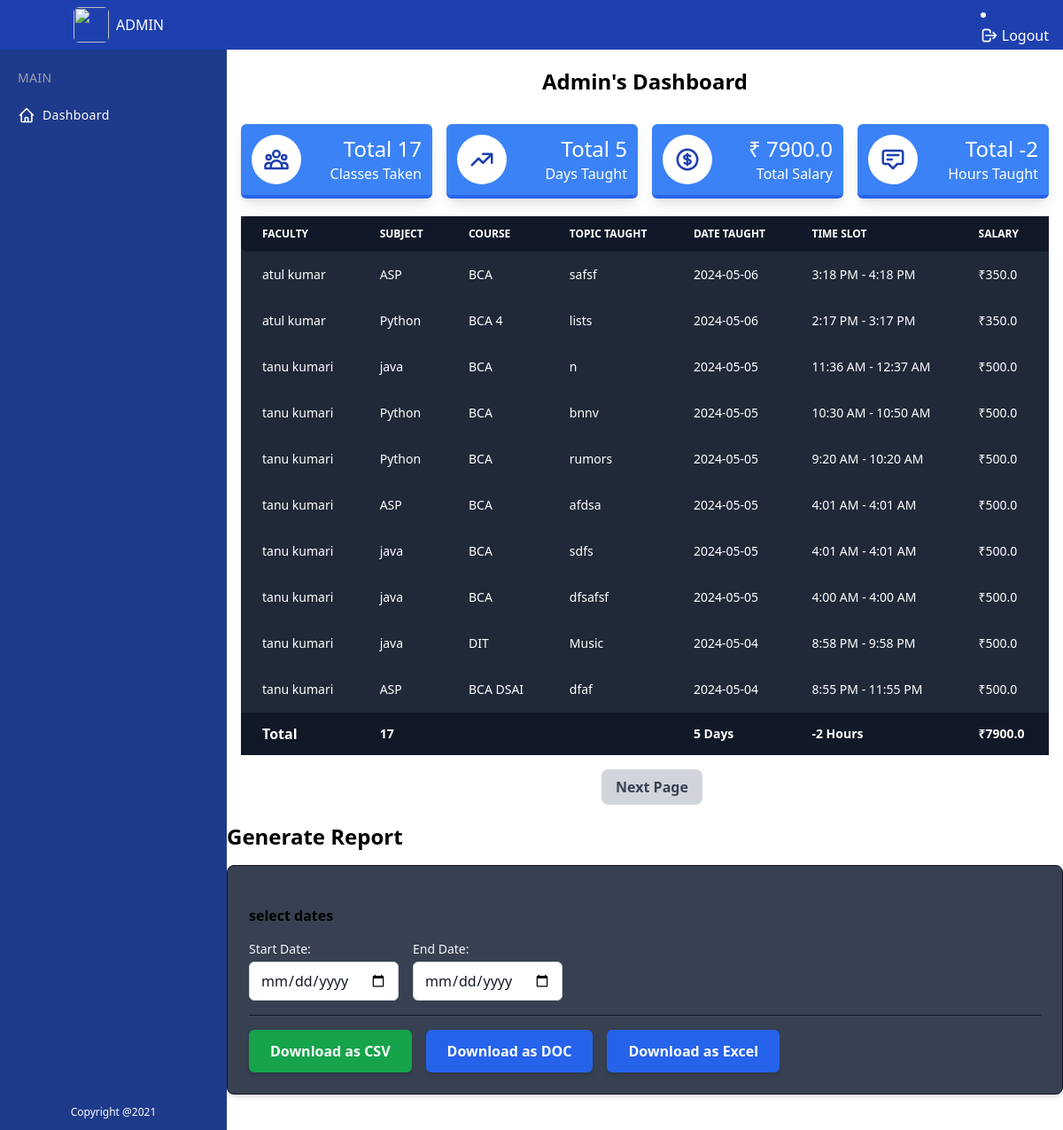
The page /faculty/superuser_dashboard/ (signed in) on the database its author committed.
### faculty/models.py (models this page shows, shortened)
class TeachingRecord(models.Model):
    faculty = models.ForeignKey(User, on_delete=models.CASCADE,)  # Link to faculty user
    subject = models.ForeignKey(Subject, on_delete=models.CASCADE)  # Link to subject
    course = models.ForeignKey(Course, on_delete=models.CASCADE)  # Link to course
    topic_taught = models.CharField(max_length=255)  # Topic taught by faculty
    salary = models.DecimalField(max_digits=6, decimal_places=2, default=300.00)  # Salary per class taught
    start_time = models.DateTimeField(null=True, blank=True)
    end_time = models.DateTimeField(null=True, blank=True)
    description = models.TextField(blank=True, null=True)  # Add the description field
    @property
    def salary(self):
        experience = self.faculty.profile.experience if self.faculty.profile else 0
        if experience >= 5:
            return 500.00  # Salary if experience is 5 years or more
        else:
            return 350.00  # Salary if experience is less than 5 years

class Subject(models.Model):
    name = models.CharField(max_length=100)  # Name of the subject
    description = models.TextField(blank=True, null=True)  # Description of the subject

class Course(models.Model):
    name = models.CharField(max_length=100)  # Name of the course
    description = models.TextField(blank=True, null=True)  # Description of the course

class UserProfile(models.Model):
    user = models.OneToOneField(User, on_delete=models.CASCADE, related_name='profile')
    experience = models.PositiveIntegerField(default=0, help_text='Years of experience')

### faculty/views.py (the view)
# urls.py: path('superuser_dashboard/', views.superuser_dashboard, name='superuser_dashboard'),
@login_required
@user_passes_test(lambda user: user.is_superuser)
def superuser_dashboard(request):
    teaching_records = TeachingRecord.objects.all().order_by('-start_time')
    total_classes = teaching_records.count()
    total_salary = sum(record.salary for record in teaching_records)
    total_days = len(set(record.start_time.date() for record in teaching_records if record.start_time is not None))
    total_hours = sum((record.end_time - record.start_time).total_seconds() / 3600 for record in teaching_records if record.start_time is not None and record.end_time is not None)
    paginator = Paginator(teaching_records, 10)  # Set the number of records per page
    page_number = request.GET.get('page')
    page_obj = paginator.get_page(page_number)
    context = {
        'teaching_records': page_obj,
        'total_classes': total_classes,
        'total_salary': total_salary,
        'total_days': total_days,
        'total_hours': round(total_hours),
        'paginator': paginator,  # Optional: pass the paginator object if needed
    }
    return render(request, 'superuser_dashboard.html', context)

### templates/superuser_dashboard.html (shortened to what this page needs)
{% extends "new_base.html" %}
{% block body %}
<div class="h-full ml-14 mt-14 mb-10 md:ml-64">
    <h2 class="text-xl font-semibold mb-4 mt-5 text-center md:text-2xl">Admin's Dashboard</h2>
    <div class="grid grid-cols-1 sm:grid-cols-2 lg:grid-cols-4 p-4 gap-4">
        <div class="bg-blue-500 dark:bg-gray-800 shadow-lg rounded-md flex items-center justify-between p-3 border-b-4 border-blue-600 dark:border-gray-600 text-white font-medium group">
            <div class="flex justify-center items-center w-14 h-14 bg-white rounded-full transition-all duration-300 transform group-hover:rotate-12">
            </div>
            <div class="text-right">
                <p class="text-2xl">Total  {{ total_classes }}</p>
                <p>Classes Taken</p>
            </div>
        </div>
        <div class="bg-blue-500 dark:bg-gray-800 shadow-lg rounded-md flex items-center justify-between p-3 border-b-4 border-blue-600 dark:border-gray-600 text-white font-medium group">
            <div class="flex justify-center items-center w-14 h-14 bg-white rounded-full transition-all duration-300 transform group-hover:rotate-12">
                <svg width="30" height="30" fill="none" viewBox="0 0 24 24" stroke="currentColor" class="stroke-current text-blue-800 dark:text-gray-800 transform transition-transform duration-500 ease-in-out"><path stroke-linecap="round" stroke-linejoin="round" stroke-width="2" d="M13 7h8m0 0v8m0-8l-8 8-4-4-6 6"></path></svg>
            </div>
            <div class="text-right">
                <p class="text-2xl"> Total {{ total_days }}</p>
                <p>Days Taught</p>
            </div>
        </div>
        <div class="bg-blue-500 dark:bg-gray-800 shadow-lg rounded-md flex items-center justify-between p-3 border-b-4 border-blue-600 dark:border-gray-600 text-white font-medium group">
            <div class="flex justify-center items-center w-14 h-14 bg-white rounded-full transition-all duration-300 transform group-hover:rotate-12">
            </div>
            <div class="text-right">
                <p class="text-2xl"> ₹ {{ total_salary }}</p>
                <p>Total Salary</p>
            </div>
        </div>
        <div class="bg-blue-500 dark:bg-gray-800 shadow-lg rounded-md flex items-center justify-between p-3 border-b-4 border-blue-600 dark:border-gray-600 text-white font-medium group">
            <div class="flex justify-center items-center w-14 h-14 bg-white rounded-full transition-all duration-300 transform group-hover:rotate-12">
            </div>
            <div class="text-right">
                <p class="text-2xl"> Total {{ total_hours }}</p>
                <p>Hours Taught</p>
            </div>
        </div>
    </div>
    <div class="mt-1 mx-4">
        <div class="relative overflow-x-auto">
            <table class="w-full text-sm text-left rtl:text-right text-gray-100 dark:text-gray-100 dark:bg-gray-800 bg-gray-800">
                <thead class="text-xs text-white uppercase bg-gray-900 dark:bg-gray-900">
                    <tr>
                        <th scope="col" class="px-6 py-3 rounded-s-lg">Faculty</th>
                        <th scope="col" class="px-6 py-3">Subject</th>
                        <th scope="col" class="px-6 py-3">Course</th>
                        <th scope="col" class="px-6 py-3">Topic Taught</th>
                        <th scope="col" class="px-6 py-3">Date Taught</th>
                        <th scope="col" class="px-6 py-3">Time Slot</th>
                        <th scope="col" class="px-6 py-3">Salary</th>
                    </tr>
                </thead>
                <tbody>
                    {% for record in teaching_records %}
                    <tr class="bg-gray-800 text-white">
                        <td class="px-6 py-4">{{ record.faculty.get_full_name }}</td>
                        <td class="px-6 py-4">{{ record.subject.name }}</td>
                        <td class="px-6 py-4">{{ record.course.name }}</td>
                        <td class="px-6 py-4">{{ record.topic_taught }}</td>
                        <td class="px-6 py-4">{{ record.start_time|date:"Y-m-d" }}</td>
                        <td class="px-6 py-4">{{ record.start_time|date:"g:i A" }} - {{ record.end_time|date:"g:i A" }}</td>
                        <td class="px-6 py-4">₹{{ record.salary }}</td>
                    </tr>
                    {% endfor %}
                </tbody>
                <tfoot>
                    <tr class="font-semibold text-white bg-gray-900">
                        <th scope="row" class="px-6 py-3 text-base">Total</th>
                        <td class="px-6 py-3">{{ total_classes }}</td>
                        <td></td>
                        <td></td>
                        <td class="px-6 py-3">{{ total_days }} Days</td>
                        <td class="px-6 py-3">{{ total_hours }} Hours</td>
                        <td class="px-6 py-3">₹{{ total_salary }}</td>
                    </tr>
                </tfoot>
            </table>
        </div>
        <div class="mt-4 flex justify-center items-center">
            {% if teaching_records.has_next %}
                <a href="?page={{ teaching_records.next_page_number }}" class="bg-gray-300 hover:bg-gray-400 text-gray-700 font-semibold py-2 px-4 rounded-lg ml-4">Next Page</a>
            {% endif %}
        </div>
    </div>
    <h3 class="text-xl font-semibold mb-4 mt-5 text-left md:text-2xl">Generate Report</h3>
<div class="mt-4 bg-gray-700 p-6 rounded-lg shadow-md border border-gray-900">
    <h5 class="font-semibold mb-4 mt-5 text-left">select dates</h5>
    <div class="flex space-x-4 mb-4">
        <div class="flex flex-col">
            <label for="start_date" class="block text-sm font-medium text-gray-100 mb-1">Start Date:</label>
            <input type="date" id="start_date" name="start_date" class="block w-full py-2 px-3 border border-gray-300 rounded-md shadow-sm focus:outline-none focus:ring-2 focus:ring-blue-500 focus:border-blue-500 text-gray-900">
        </div>
        <div class="flex flex-col">
            <label for="end_date" class="block text-sm font-medium text-gray-100 mb-1">End Date:</label>
            <input type="date" id="end_date" name="end_date" class="block w-full py-2 px-3 border border-gray-300 rounded-md shadow-sm focus:outline-none focus:ring-2 focus:ring-blue-500 focus:border-blue-500 text-gray-900">
        </div>
    </div>
    <hr class="border-t border-gray-900 my-4">
    <div class="flex space-x-4">
        <button id="download_csv_btn" class="bg-green-600 hover:bg-green-700 text-white font-semibold py-3 px-6 rounded-md shadow-md focus:outline-none focus:ring-2 focus:ring-green-500">
            Download as CSV
        </button>
        <button id="download_doc_btn" class="bg-blue-600 hover:bg-blue-700 text-white font-semibold py-3 px-6 rounded-md shadow-md focus:outline-none focus:ring-2 focus:ring-blue-500">
            Download as DOC
        </button>
        <button id="download_excel_btn" class="bg-blue-600 hover:bg-blue-700 text-white font-semibold py-3 px-6 rounded-md shadow-md focus:outline-none focus:ring-2 focus:ring-blue-500">
            Download as Excel
        </button>
    </div>
</div>
{% endblock body %}

### templates/new_base.html (shortened to what this page needs)
<!DOCTYPE html>
<html lang="en">
<head>
    <script src="https://cdn.tailwindcss.com"></script>
</head>
<body>
  <div x-data="setup()" :class="{ 'dark': isDark }">
      <div class="min-h-screen flex flex-col flex-auto flex-shrink-0 antialiased bg-white dark:bg-gray-700 text-black dark:text-white">
        <div class="fixed w-full flex items-center justify-between h-14 text-white z-10">
          <div class="flex items-center justify-start md:justify-center pl-3 w-14 md:w-64 h-14 bg-blue-800 dark:bg-gray-800 border-none">
            <img class="w-7 h-7 md:w-10 md:h-10 mr-2 rounded-md overflow-hidden" src="https://therminic2018.eu/wp-content/uploads/2018/07/dummy-avatar.jpg" />
            <span class="hidden md:block">ADMIN</span>
          </div>
          <div class="flex justify-between items-center h-14 bg-blue-800 dark:bg-gray-800 header-right">
              <li>
                <a href="{% url "faculty_logout" %}" class="flex items-center mr-4 hover:text-blue-100">
                  <span class="inline-flex mr-1">
                    <svg class="w-5 h-5" fill="none" stroke="currentColor" viewBox="0 0 24 24" xmlns="http://www.w3.org/2000/svg"><path stroke-linecap="round" stroke-linejoin="round" stroke-width="2" d="M17 16l4-4m0 0l-4-4m4 4H7m6 4v1a3 3 0 01-3 3H6a3 3 0 01-3-3V7a3 3 0 013-3h4a3 3 0 013 3v1"></path></svg>
                  </span>
                  Logout
                </a>
              </li>
          </div>
        </div>
<div class="fixed flex flex-col top-14 left-0 w-14 hover:w-64 md:w-64 bg-blue-900 dark:bg-gray-900 h-full text-white transition-all duration-300 border-none z-10 sidebar">
    <div class="overflow-y-auto overflow-x-hidden flex flex-col justify-between flex-grow">
      <ul class="flex flex-col py-4 space-y-1">
        <li class="px-5 hidden md:block">
          <div class="flex flex-row items-center h-8">
            <div class="text-sm font-light tracking-wide text-gray-400 uppercase">Main</div>
          </div>
        </li>
        <li>
          <a href="{% url "superuser_dashboard" %}" class="relative flex flex-row items-center h-11 focus:outline-none hover:bg-blue-800 dark:hover:bg-gray-600 text-white-600 hover:text-white-800 border-l-4 border-transparent hover:border-blue-500 dark:hover:border-gray-800 pr-6">
            <span class="inline-flex justify-center items-center ml-4">
            </span>
            <span class="ml-2 text-sm tracking-wide truncate">Dashboard</span>
          </a>
        </li>
      </ul>
      <p class="mb-14 px-5 py-3 hidden md:block text-center text-xs">Copyright @2021</p>
    </div>
  </div>
        {% block body %}
        {% endblock body %}
    </body>
</html>

### templates/new_base.html (style rules this page uses)
.header-right { width: calc(100% - 3.5rem); }
@media only screen and (min-width: 768px) { .header-right { width: calc(100% - 16rem); } }

### rows shown on the page
TeachingRecord: faculty.get_full_name "atul kumar", subject.name "ASP", course.name "BCA", topic_taught "safsf", start_time "2024-05-06", start_time "3:18 PM", end_time "4:18 PM", salary "350.0"
TeachingRecord: faculty.get_full_name "atul kumar", subject.name "Python", course.name "BCA 4", topic_taught "lists", start_time "2024-05-06", start_time "2:17 PM", end_time "3:17 PM", salary "350.0"
TeachingRecord: faculty.get_full_name "tanu kumari", subject.name "java", course.name "BCA", topic_taught "n", start_time "2024-05-05", start_time "11:36 AM", end_time "12:37 AM", salary "500.0"
TeachingRecord: faculty.get_full_name "tanu kumari", subject.name "Python", course.name "BCA", topic_taught "bnnv", start_time "2024-05-05", start_time "10:30 AM", end_time "10:50 AM", salary "500.0"
TeachingRecord: faculty.get_full_name "tanu kumari", subject.name "Python", course.name "BCA", topic_taught "rumors", start_time "2024-05-05", start_time "9:20 AM", end_time "10:20 AM", salary "500.0"
TeachingRecord: faculty.get_full_name "tanu kumari", subject.name "ASP", course.name "BCA", topic_taught "afdsa", start_time "2024-05-05", start_time "4:01 AM", end_time "4:01 AM", salary "500.0"
TeachingRecord: faculty.get_full_name "tanu kumari", subject.name "java", course.name "BCA", topic_taught "sdfs", start_time "2024-05-05", start_time "4:01 AM", end_time "4:01 AM", salary "500.0"
TeachingRecord: faculty.get_full_name "tanu kumari", subject.name "java", course.name "BCA", topic_taught "dfsafsf", start_time "2024-05-05", start_time "4:00 AM", end_time "4:00 AM", salary "500.0"
TeachingRecord: faculty.get_full_name "tanu kumari", subject.name "java", course.name "DIT", topic_taught "Music", start_time "2024-05-04", start_time "8:58 PM", end_time "9:58 PM", salary "500.0"
TeachingRecord: faculty.get_full_name "tanu kumari", subject.name "ASP", course.name "BCA DSAI", topic_taught "dfaf", start_time "2024-05-04", start_time "8:55 PM", end_time "11:55 PM", salary "500.0"

### other values the page prints
{{ total_classes }} "17"
{{ total_days }} "5"
{{ total_salary }} "7900.0"
{{ total_hours }} "-2"
